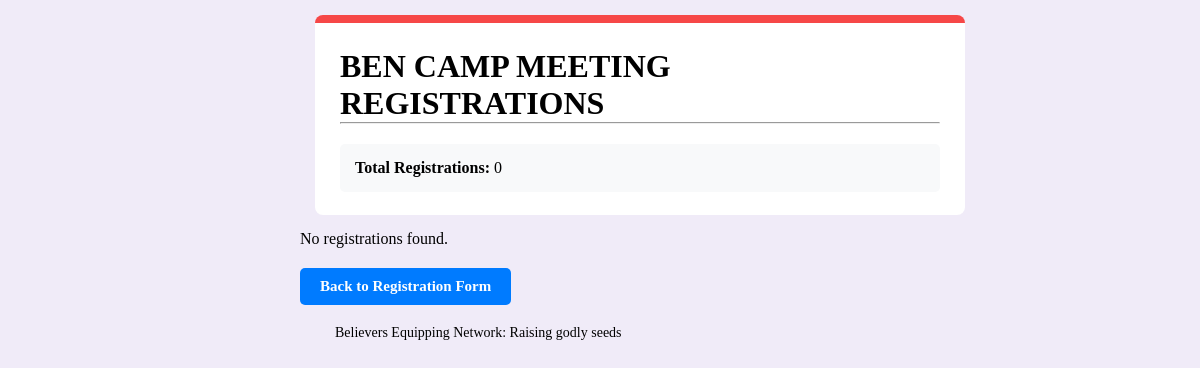
Page /registrations/ on the earlier database version.
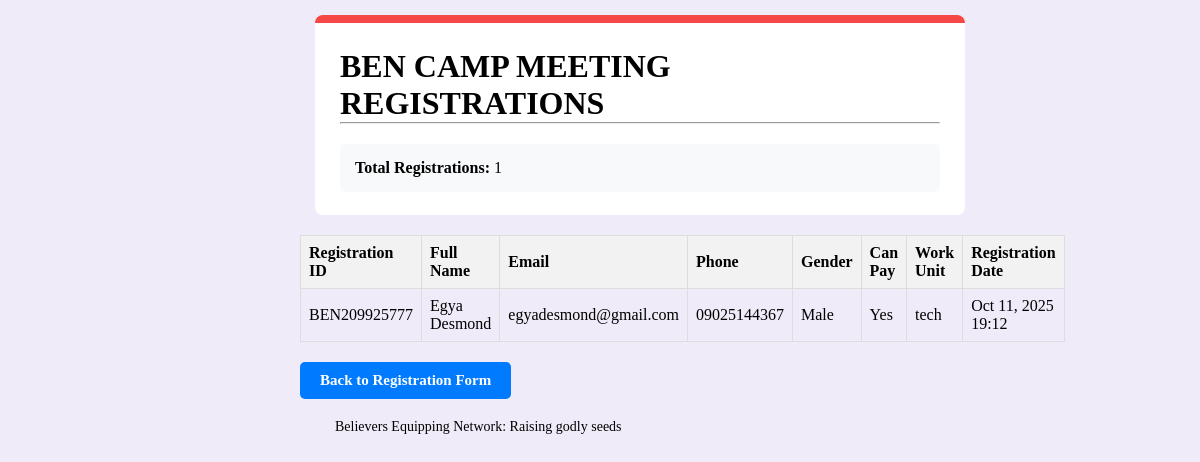
Same page on the later database version.
### camp_form/models.py (models this page shows, shortened)
class CampRegistration(models.Model):
    GENDER_CHOICES = [
        ("male", "Male"),
        ("female", "Female"),
    ]
    YES_NO_CHOICES = [
        ("yes", "Yes"),
        ("no", "No"),
    ]
    fullname = models.CharField(max_length=255, verbose_name="Full Name")
    email = models.EmailField(verbose_name="Email Address")
    phone = models.CharField(max_length=20, verbose_name="Phone Number")
    gender = models.CharField(
        max_length=10, choices=GENDER_CHOICES, verbose_name="Gender"
    )
    can_pay = models.CharField(
        max_length=3, choices=YES_NO_CHOICES, verbose_name="Can Pay for Camp Meeting"
    )
    work_unit = models.CharField(max_length=255, verbose_name="Work Unit")
    allergies = models.CharField(
        max_length=3, choices=YES_NO_CHOICES, verbose_name="Has Allergies"
    )
    health_challenges = models.CharField(
        max_length=3, choices=YES_NO_CHOICES, verbose_name="Has Health Challenges"
    )
    arrival_departure = models.TextField(verbose_name="Arrival and Departure Plan")
    emergency_contact = models.TextField(verbose_name="Emergency Contact Information")
    registration_id = models.CharField(
        max_length=100, unique=True, editable=False, verbose_name="Registration ID"
    )
    created_at = models.DateTimeField(
        auto_now_add=True, verbose_name="Registration Date"
    )
    updated_at = models.DateTimeField(auto_now=True, verbose_name="Last Updated")
    class Meta:
        verbose_name = "Camp Registration"
        verbose_name_plural = "Camp Registrations"
        ordering = ["-created_at"]

### camp_form/views.py (the view)
# urls.py: path("registrations/", views.registration_list, name="registration_list"),
def registration_list(request):
    registrations = CampRegistration.objects.all().order_by("-created_at")
    context = {
        "registrations": registrations,
        "total_count": registrations.count(),
    }
    return render(request, "registration_list.html", context)

### templates/registration_list.html (shortened to what this page needs)
{% load static %}
<!DOCTYPE html>
<html lang="en">
<head>
    <link rel="stylesheet" href="{% static 'camp.css' %}">
</head>
<body>
    <div class="form">
        <div class="title-div">
            <h1>BEN CAMP MEETING REGISTRATIONS</h1>
            <hr>
            <div class="stats">
                <p><strong>Total Registrations:</strong> {{ total_count }}</p>
            </div>
        </div>
        {% if registrations %}
            <table class="registration-table">
                <thead>
                    <tr>
                        <th>Registration ID</th>
                        <th>Full Name</th>
                        <th>Email</th>
                        <th>Phone</th>
                        <th>Gender</th>
                        <th>Can Pay</th>
                        <th>Work Unit</th>
                        <th>Registration Date</th>
                    </tr>
                </thead>
                <tbody>
                    {% for registration in registrations %}
                    <tr>
                        <td>{{ registration.registration_id }}</td>
                        <td>{{ registration.fullname }}</td>
                        <td>{{ registration.email }}</td>
                        <td>{{ registration.phone }}</td>
                        <td>{{ registration.get_gender_display }}</td>
                        <td>{{ registration.get_can_pay_display }}</td>
                        <td>{{ registration.work_unit }}</td>
                        <td>{{ registration.created_at|date:"M d, Y H:i" }}</td>
                    </tr>
                    {% endfor %}
                </tbody>
            </table>
        {% else %}
            <p>No registrations found.</p>
        {% endif %}
        <div style="margin: 20px 0;">
            <a href="{% url 'registration_form' %}" style="display: inline-block; padding: 10px 20px; background-color: #007bff; color: white; text-decoration: none; border-radius: 5px;">Back to Registration Form</a>
        </div>
        <div class="last-div">
            <p>Believers Equipping Network: Raising godly seeds</p>
        </div>
    </div>
</body>
</html>

### static/camp.css (style rules this page uses)
* { margin: 0; padding: 0; box-sizing: border-box; }
body { background-color: #F0EBF8; }
.form { height: 2000px; width: 600px; margin: auto; }
.title-div { height: 200px; width: 650px; background-color: white; margin: 15px; border-radius: 8px; border-top: 8px solid #F64747; padding: 25px; }
a { color: #F64747; text-decoration: none; font-size: 15px; font-weight: 600; }
.last-div { margin: 5px 35px; font-size: 14px; }

### templates/registration_list.html (style rules this page uses)
.registration-table { width: 100%; border-collapse: collapse; margin: 20px 0; }
.registration-table th, .registration-table td { border: 1px solid #ddd; padding: 8px; text-align: left; }
.registration-table th { background-color: #f2f2f2; }
.stats { margin: 20px 0; padding: 15px; background-color: #f8f9fa; border-radius: 5px; }

Differences in the rows shown:
added CampRegistration: registration_id "BEN209925777", fullname "Egya Desmond", email "egyadesmond@gmail.com", phone "09025144367", gender "Male", can_pay "Yes", work_unit "tech", created_at "Oct 11, 2025 19:12"
Other differences:
{{ total_count }}: "0" → "1"
text no longer shown: "No registrations found."
text now shown: "Registration ID Full Name Email Phone Gender Can Pay Work Unit Registration Date"
